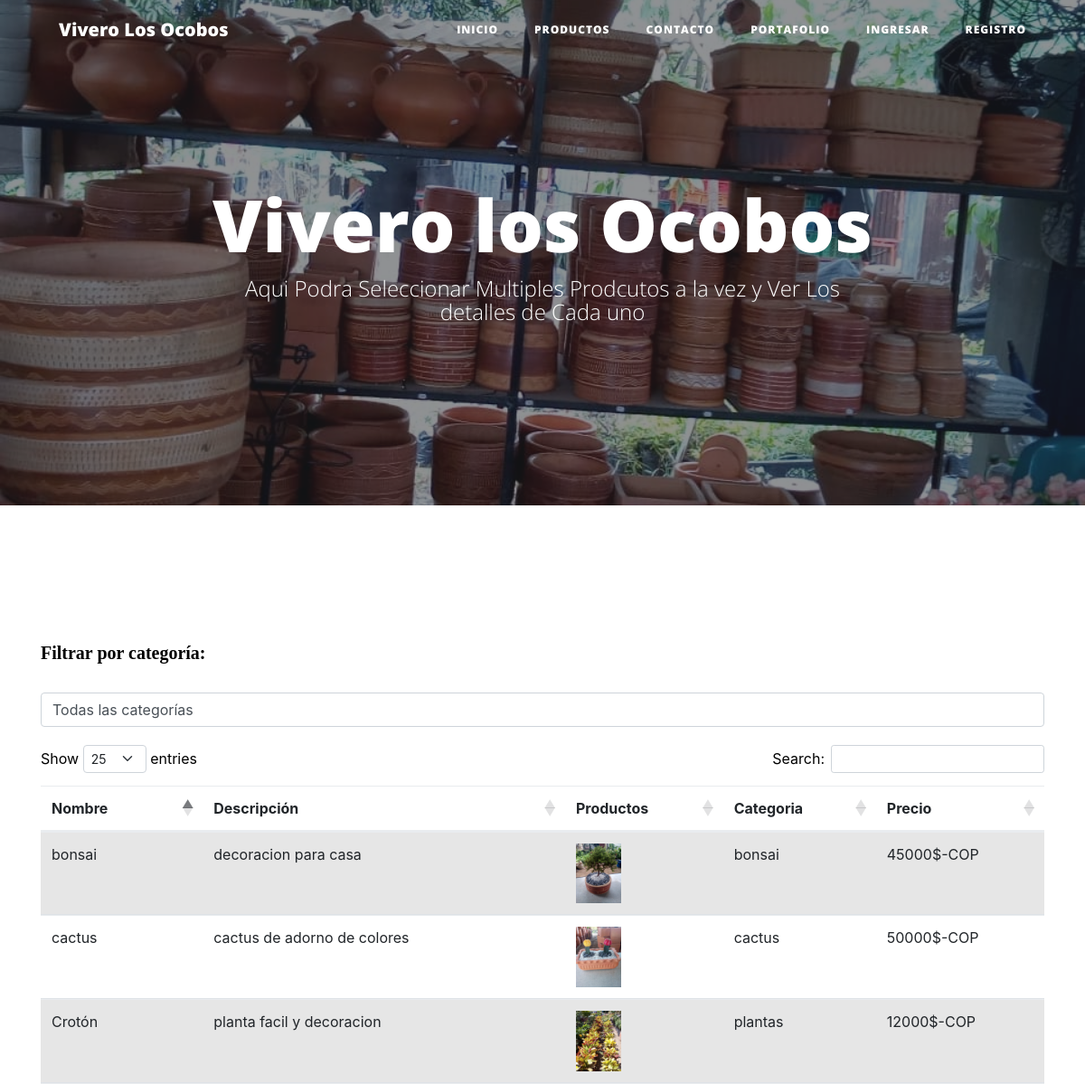
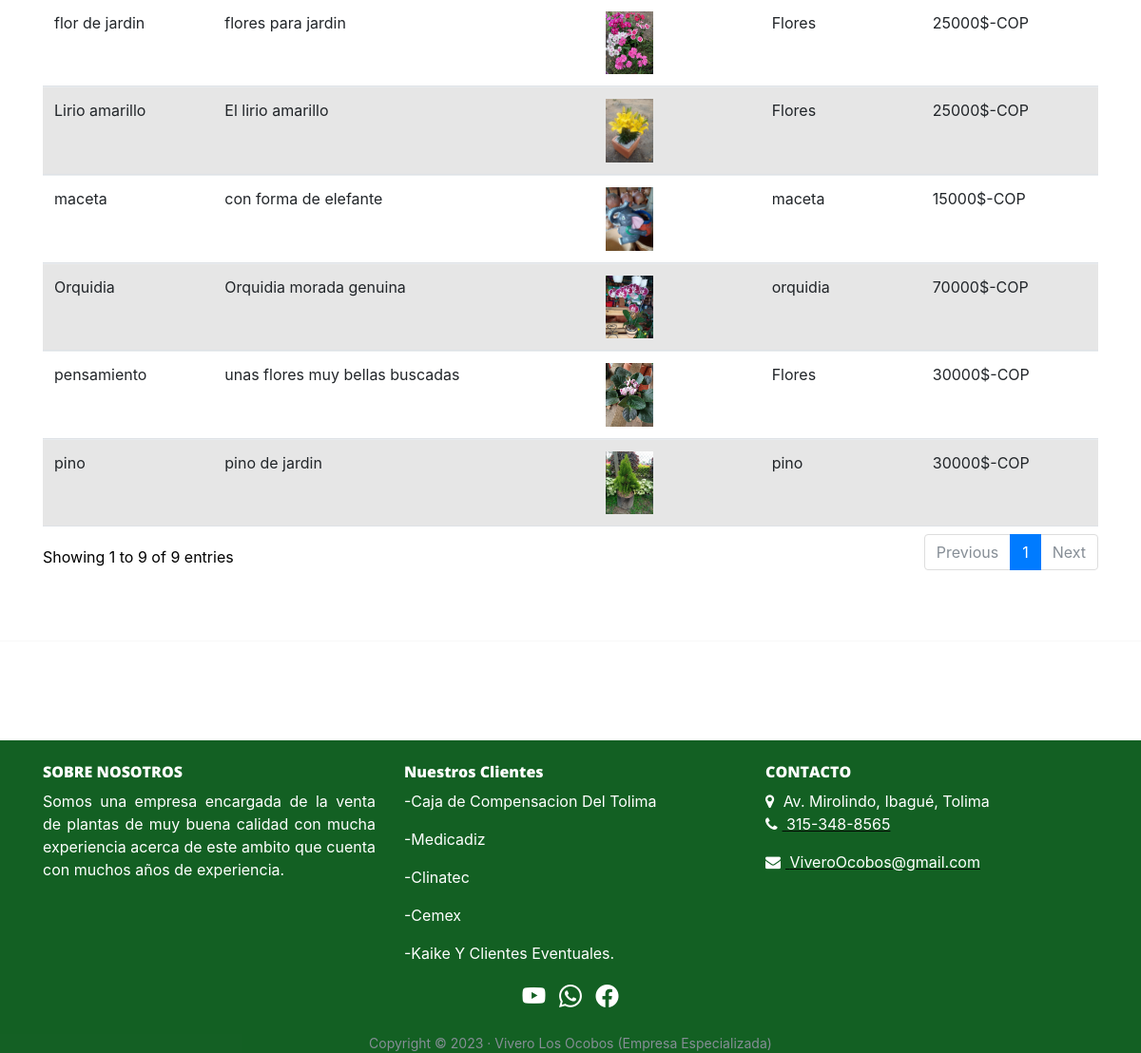
The page /portafolio/ on the database its author committed (2 pictures, top to bottom).
### productos/models.py (models this page shows, shortened)
class productos(models.Model):
    title=models.CharField(max_length=50,verbose_name='Nombre')
    descripcion=models.TextField(verbose_name='Descripcion')
    image=models.ImageField(verbose_name='Imagen',upload_to='projects')
    categories=models.ManyToManyField(category,max_length=20, verbose_name="categoria")
    price=models.FloatField(max_length=20,verbose_name="Precio")
    created=models.DateTimeField(auto_now_add=True,verbose_name='Fecha Creacion') #añade de forma automatica
    updated=models.DateTimeField(auto_now=True,verbose_name="fecha de edicion")
    class Meta:
        verbose_name="Producto"
        verbose_name_plural="Productos"
        ordering=["-created"] #ordena del nuevo al antiguo

class category(models.Model):
    name = models.CharField(max_length=50,verbose_name="Nombre")
    created = models.DateTimeField(auto_now=True,verbose_name="fecha de creacion")
    update = models.DateTimeField(auto_now=True,verbose_name="fecha de edicion")
    class meta:
        verbose_name="categoria"
        verbose_name_plural="categorias"
        ordering=["-created"]
    def __str__(self):
        return self.name

### core/models.py (models this page shows, shortened)
class links(models.Model):
    titulo = models.CharField (max_length=70)
    icono = models.CharField (max_length=70, blank=True)
    link_redes=models.URLField (null=True,blank=True)
    creado = models.DateTimeField (auto_now_add=True) # añade la fecha automaticamente
    actualizado = models.DateTimeField (auto_now=True) # actualiza la fecha automaticamente
    publicado = models.DateTimeField (default=now, null=True)
    autor = models.ForeignKey(User, on_delete=models.CASCADE)
    categorias = models.ManyToManyField(categoria, related_name="get_posts")
    class Meta:
        verbose_name = 'url'
        verbose_name_plural = 'urls'
        ordering = ['-creado'] #sirve para ordenar del nuevo al antiguo

### portafolio/views.py (the view)
# urls.py: path('portafolio/',portafolio_views.portafolio, name="portafolio"),
def portafolio(request):
    projects=productos.objects.all()
    link=links.objects.all()
    categoria=category.objects.all()
    return render (request, "portafolio/portafolio.html",{'projects':projects,'link':link,'categoria':categoria})

### carro/context_processor.py (called while the page is built)
def importe_total_carro(request): #request es un parametro que permite el acceso a toda la información que pasa desde el navegador del cliente al servidor.
    total=0
    carro=Carro(request)
    if request.user.is_authenticated:  #si el usuario esta autenticado entonces:
        for key, value in carro.carro.items():
            total=total+float(value["precio"])  #incrementara el total
    else:
        total="Debes hacer login"
    return {"importe_total_carro":total}

### portafolio/templates/portafolio/portafolio.html (shortened to what this page needs)
{% extends 'core/base.html' %}
{% load static %}
{% block background %} {% static 'core/img/51.jpeg' %} {% endblock %}
{% block headers %}
    <h1> Vivero los Ocobos </h1>
    <span class="subheading"> Aqui Podra Seleccionar Multiples Prodcutos a la vez y Ver Los detalles de Cada uno </span>
{% endblock %}
{% block content %}
    <div  class="container pt-5" style="margin-top: 80px;">
        <div class="form-group">
          <label for="category-filter">Filtrar por categoría:</label>
          <br>
          <select id="category-filter" class="form-control">
            <option value="">Todas las categorías</option>
          </select>
        </div>
        <table  id="data_table" class="table table-striped mt-3" style="width:100% ;">
          <thead >
            <tr>
              <th>Nombre</th>
              <th>Descripción</th>
              <th>Productos</th>
              <th>Categoria</th>
              <th>Precio</th>
            </tr>
          </thead>
          <tbody id="product-table-body">
            {% for project in projects %}
            <tr class="product-row" data-category="{{ project.categories.all.0.id }}">
              <td>{{ project.title }}</td>
              <td>{{ project.descripcion }}</td>
              <td><img src="{{ project.image.url }}" alt="" style="width:50px;"></td>
              <td>{{ project.categories.all|join:", " }}</td>
              <td>{{ project.price|floatformat:-1}}$-COP</td>
            </tr>
            {% endfor %}
        </tbody>
        </table>
    </div>
{% endblock %}

### core/templates/core/base.html (shortened to what this page needs)
<!DOCTYPE html>
<html lang="es">
  <head>
    {% load static %}
    <link
      href="{% static 'core/css/inicio.css' %}"
      rel="stylesheet"
      type="text/css"
    />
    <link
      rel="stylesheet"
      href="https://cdnjs.cloudflare.com/ajax/libs/twitter-bootstrap/5.2.0/css/bootstrap.min.css"
    />
    <link
      rel="stylesheet"
      href="https://cdn.datatables.net/1.13.4/css/dataTables.bootstrap5.min.css"
    />
    <link
      rel="stylesheet"
      href="https://cdn.jsdelivr.net/npm/bootstrap-icons@1.10.5/font/bootstrap-icons.css"
    />
    <link
      href="{% static 'core/vendor/bootstrap/css/bootstrap.min.css' %}"
      rel="stylesheet"
    />
    <link
      href="{% static 'core/vendor/font-awesome/css/font-awesome.min.css' %}"
      rel="stylesheet"
      type="text/css"
    />
    <link
      href="{% static 'core/css/clean-blog.min.css' %}"
      rel="stylesheet"
      type="text/css"
    />
    <link
      href="{% static 'core/css/cards.css' %}"
      rel="stylesheet"
      type="text/css"
    />
    <link
      href="{% static 'core/css/styles.css' %}"
      rel="stylesheet"
      type="text/css"
    />
    <link
      href="{% static 'core/css/footer.css' %}"
      rel="stylesheet"
      type="text/css"
    />
  </head>
  <body>
    <nav class="navbar navbar-expand-lg navbar-light fixed-top" id="mainNav">
      <div class="container">
        <a class="navbar-brand" href="{% url 'inicio' %}">Vivero Los Ocobos</a>
        <div class="collapse navbar-collapse" id="navbarResponsive">
          <ul class="navbar-nav ml-auto">
            <li class="nav-item">
              <a class="nav-link" href="{% url 'inicio' %}"> Inicio </a>
            </li>
            <li class="nav-item">
              <a class="nav-link" href="{% url 'productos' %}">Productos</a>
            </li>
            <li class="nav-item">
              <a class="nav-link" href="{% url 'contacto' %}">Contacto</a>
            </li>
            <li class="nav-item">
              <a class="nav-link" href="{% url 'portafolio' %}">Portafolio</a>
            </li>
            {% if not request.user.is_authenticated %}
            <li class="nav-item">
              <a class="nav-link" href="{% url 'login' %}">Ingresar</a>
            </li>
            <li class="nav-item">
              <a class="nav-link" href="{% url 'signup' %}">Registro</a>
            </li>
            {% endif %}
          </ul>
        </div>
      </div>
    </nav>
    <header
      class="masthead"
      style="background-image: url('{% block background %} {% endblock %}')"
    >
      <div class="overlay"></div>
      <div class="container">
        <div class="row">
          <div class="col-lg-8 col-md-10 mx-auto">
            <div class="site-heading">{% block headers %} {% endblock %}</div>
          </div>
        </div>
      </div>
    </header>
    <body>
      {% block content %} {% endblock %} {% if request.path != "/" %}
      <hr />
      {% endif %}
    </body>
    <footer>
      <br/><p><p/>
      <div class="my-footer">
        <div class="container text-justify">
          <div class="row d-flex mt-4 align-items-stretch my-custom-row">
            <div class="col-md-6 col-lg-4 mt-4"  style="color: white">
              <h6>SOBRE NOSOTROS</h6>
              <p>
                Somos una empresa encargada de la venta de plantas de muy buena
                calidad con mucha experiencia acerca de este ambito que cuenta
                con muchos años de experiencia.
              </p>
            </div>
            <div class="col-md-6 col-lg-4 mt-4" style="color: white">
              <h6>Nuestros Clientes</h6>
              <p>-Caja de Compensacion Del Tolima</p>
              <p>-Medicadiz</p>
              <p>-Clinatec</p>
              <p>-Cemex</p>
              <p>-Kaike Y Clientes Eventuales.</p>
            </div>
            <div class="col-md-6 col-lg-4 mt-4" style="color: white">
              <h6>CONTACTO</h6>
              <div class="info_link-box">
                <a href="">
                  <i
                    class="fa fa-map-marker"
                    style="color: white"
                    aria-hidden="true"
                  ></i>
                  <span style="color: white">
                    Av. Mirolindo, Ibagué, Tolima
                  </span>
                </a>
                <p>
                  <a href="">
                    <i
                      class="fa fa-phone"
                      style="color: white"
                      aria-hidden="true"
                    ></i>
                    <span style="color: white">315-348-8565</span>
                  </a>
                </p>
                <p>
                  <a href="">
                    <i
                      class="fa fa-envelope"
                      style="color: white"
                      aria-hidden="true"
                    ></i>
                    <span style="color: white"> ViveroOcobos@gmail.com</span>
                  </a>
                </p>
              </div>
            </div>
          </div>
        </div>
      </div>
      <div class="my-footer" class="my-footer">
        <div class="row">
          <div class="col-lg-8 col-md-10 mx-auto">
            <ul class="list-inline text-center">
              {% for i in link %}
              <li class="list-inline-item">
                <a style="color: white" href="{{i.link_redes}}">
                  {{i.icono | safe }}
                </a>
              </li>
              {% endfor %}
            </ul>
            <p class="copyright text-muted" style="color: white">
              Copyright &copy; 2023 · Vivero Los Ocobos (Empresa Especializada)
            </p>
          </div>
        </div>
      </div>
    </footer>
  </body>
</html>

### core/static/core/css/cards.css (style rules this page uses)
.form-group { margin-bottom: 20px; margin-top: 20px; }
.form-group label { display: block; font-weight: bold; margin-bottom: 5px; font-family: Georgia, 'Times New Roman', Times, serif; font-size: 20px; }

### core/static/core/css/footer.css (style rules this page uses)
.my-footer { color: #000000; background-color: #035514ee; }
.my-footer .info_container h6, .my-footer .info_link-box a { color: #000000e7; }
.my-footer .info_link-box a i { margin-right: 5px; }
.my-footer .list-inline-item { margin-right: 10px; }
.my-footer .list-inline-item:last-child { margin-right: 0; }
.my-footer .list-inline-item a { font-size: 24px; }
.my-footer .copyright { margin-top: 20px; }

### rows shown on the page
productos: title "bonsai", descripcion "decoracion para casa", image (picture), categories.all "bonsai", price "45000"
productos: title "Crotón", descripcion "planta facil y decoracion", image (picture), categories.all "plantas", price "12000"
productos: title "maceta", descripcion "con forma de elefante", image (picture), categories.all "maceta", price "15000"
productos: title "Lirio amarillo", descripcion "El lirio amarillo", image (picture), categories.all "Flores", price "25000"
productos: title "pensamiento", descripcion "unas flores muy bellas buscadas", image (picture), categories.all "Flores", price "30000"
productos: title "pino", descripcion "pino de jardin", image (picture), categories.all "pino", price "30000"
productos: title "flor de jardin", descripcion "flores para jardin", image (picture), categories.all "Flores", price "25000"
productos: title "cactus", descripcion "cactus de adorno de colores", image (picture), categories.all "cactus", price "50000"
productos: title "Orquidia", descripcion "Orquidia morada genuina", image (picture), categories.all "orquidia", price "70000"
